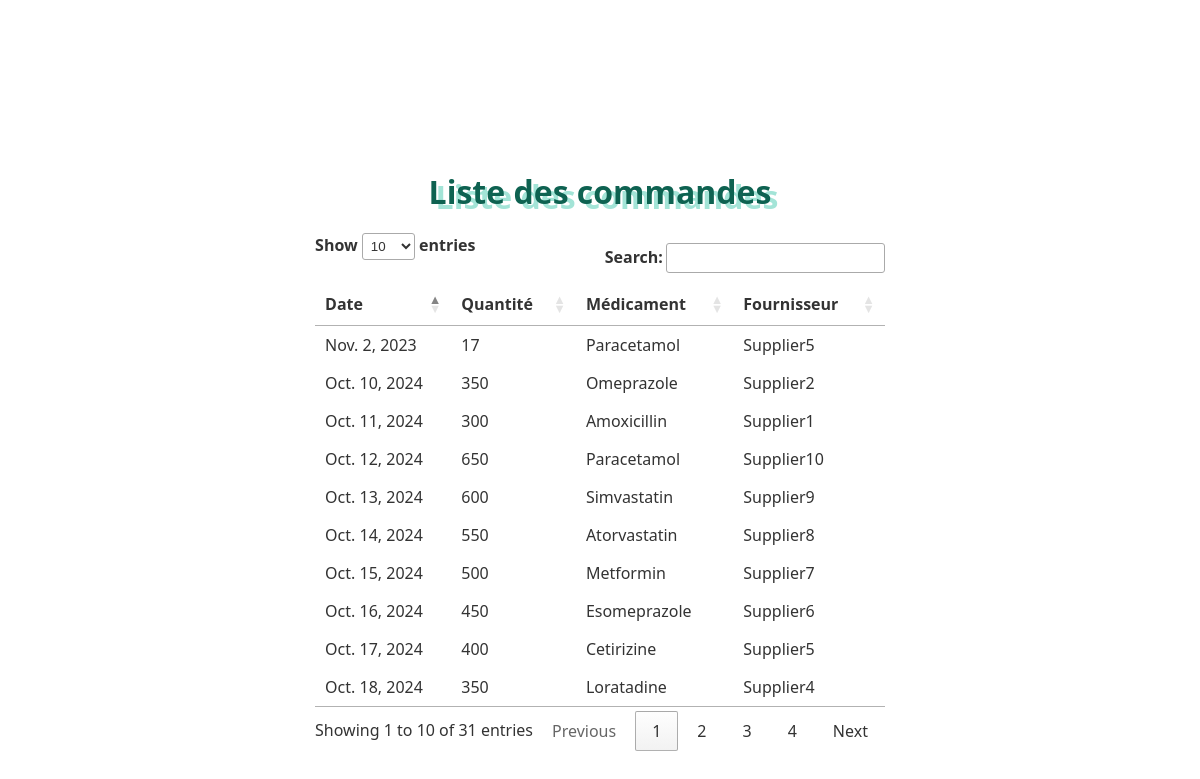
Page /commandes/ on the committed database.
### pharmacieapp/models.py (models this page shows, shortened)
class Commande(models.Model):
    Id_fournisseur = models.ForeignKey(Fournisseur, on_delete=models.CASCADE)
    ID_medic = models.ForeignKey(Medicament, on_delete=models.CASCADE)
    Date_commande = models.DateField(null=False)
    Quantite_commande = models.IntegerField(null=False, validators=[MinValueValidator(1)])

class Medicament(models.Model):
    ID_medic = models.AutoField(primary_key=True)
    Nom_medic = models.CharField(max_length=100, null=False)
    Lot_medic = models.CharField(max_length=20, null=False)
    DCI = models.CharField(max_length=100, null=False)
    Dosage_medic = models.IntegerField()
    Prix_médic = models.DecimalField(max_digits=5, decimal_places=2, null=False)
    Prix_achat = models.DecimalField(max_digits=5, decimal_places=2, null=False)
    Forme_medic = models.CharField(max_length=20, choices=[('Sirop', 'Sirop'), ('Comprimé', 'Comprimé'), ('Suppo', 'Suppo')])
    Prémption_medic = models.DateField()
    Quantite_medic = models.IntegerField(null=False)
    class Meta:
        constraints = [
            models.CheckConstraint(check=models.Q(Dosage_medic__gt=0), name='positive_dosage'),
            models.CheckConstraint(check=models.Q(Prix_médic__gt=models.F('Prix_achat')), name='selling_price_higher_than_purchase_price'),
        ]

class Fournisseur(models.Model):
    ID_fournisseur = models.AutoField(primary_key=True)
    Nom_fournisseur = models.CharField(max_length=100, null=False)
    Adresse_fournisseur = models.CharField(max_length=200, null=False)
    Tel_fournisseur = models.IntegerField(null=False)
    Mail_fournisseur = models.EmailField(null=False)

### pharmacieapp/views.py (the view)
# urls.py: path('commandes/', commandes_list, name='commandes_list'),
def commandes_list(request):
    commandes = Commande.objects.all()
    return render(request, 'commandes_list.html', {'commandes': commandes})

### pharmacieapp/templates/commandes_list.html (shortened to what this page needs)
<!DOCTYPE html>
<html>
<head>
    <link rel="stylesheet" type="text/css" href="/static/css/styles.css">
</head>
<body>
    <h1>Liste des commandes</h1>
    <table id="commandes-list">
        <thead>
            <tr>
                <th>Date</th>
                <th>Quantité</th>
                <th>Médicament</th>
                <th>Fournisseur</th>
            </tr>
        </thead>
        <tbody>
            {% for commande in commandes %}
            <tr>
                <td>{{ commande.Date_commande }}</td>
                <td>{{ commande.Quantite_commande }}</td>
                <td>{{ commande.ID_medic.Nom_medic }}</td>
                <td>{{ commande.Id_fournisseur.Nom_fournisseur }}</td>
            </tr>
            {% endfor %}
        </tbody>
    </table>
</body>
</html>
<link rel="stylesheet" href="https://cdn.datatables.net/1.11.5/css/jquery.dataTables.min.css">

### pharmacieapp/static/css/styles.css (style rules this page uses)
body { background-image: url('https://img.freepik.com/photos-gratuite/pilules-vue-dessus_23-2148021477.jpg?w=826&t=st=1701304679~exp=1701305279~hmac=9280ebfbd941ff51c1ea98bf100e06507188294e2a62d1a1070dcb29497e843b'); font-family: 'Segoe UI', Tahoma, Geneva, Verdana, sans-serif; color: #333; background-size: cover; display: flex; flex-direction: column; justify-content: center; align-items: center; height: 90vh; margin: 90px; }
h1 { text-align: center; color: #0e6251; text-shadow: 7px 5px 0 #a3e4d7; margin-bottom: 20px; }

### rows in the picture
Commande: Date_commande "Oct. 18, 2024", Quantite_commande "350", ID_medic.Nom_medic "Loratadine", Id_fournisseur.Nom_fournisseur "Supplier4"
Commande: Date_commande "Oct. 17, 2024", Quantite_commande "400", ID_medic.Nom_medic "Cetirizine", Id_fournisseur.Nom_fournisseur "Supplier5"
Commande: Date_commande "Oct. 16, 2024", Quantite_commande "450", ID_medic.Nom_medic "Esomeprazole", Id_fournisseur.Nom_fournisseur "Supplier6"
Commande: Date_commande "Oct. 15, 2024", Quantite_commande "500", ID_medic.Nom_medic "Metformin", Id_fournisseur.Nom_fournisseur "Supplier7"
Commande: Date_commande "Oct. 14, 2024", Quantite_commande "550", ID_medic.Nom_medic "Atorvastatin", Id_fournisseur.Nom_fournisseur "Supplier8"
Commande: Date_commande "Oct. 13, 2024", Quantite_commande "600", ID_medic.Nom_medic "Simvastatin", Id_fournisseur.Nom_fournisseur "Supplier9"
Commande: Date_commande "Oct. 12, 2024", Quantite_commande "650", ID_medic.Nom_medic "Paracetamol", Id_fournisseur.Nom_fournisseur "Supplier10"
Commande: Date_commande "Oct. 11, 2024", Quantite_commande "300", ID_medic.Nom_medic "Amoxicillin", Id_fournisseur.Nom_fournisseur "Supplier1"
Commande: Date_commande "Oct. 10, 2024", Quantite_commande "350", ID_medic.Nom_medic "Omeprazole", Id_fournisseur.Nom_fournisseur "Supplier2"
Commande: Date_commande "Nov. 2, 2023", Quantite_commande "17", ID_medic.Nom_medic "Paracetamol", Id_fournisseur.Nom_fournisseur "Supplier5"
